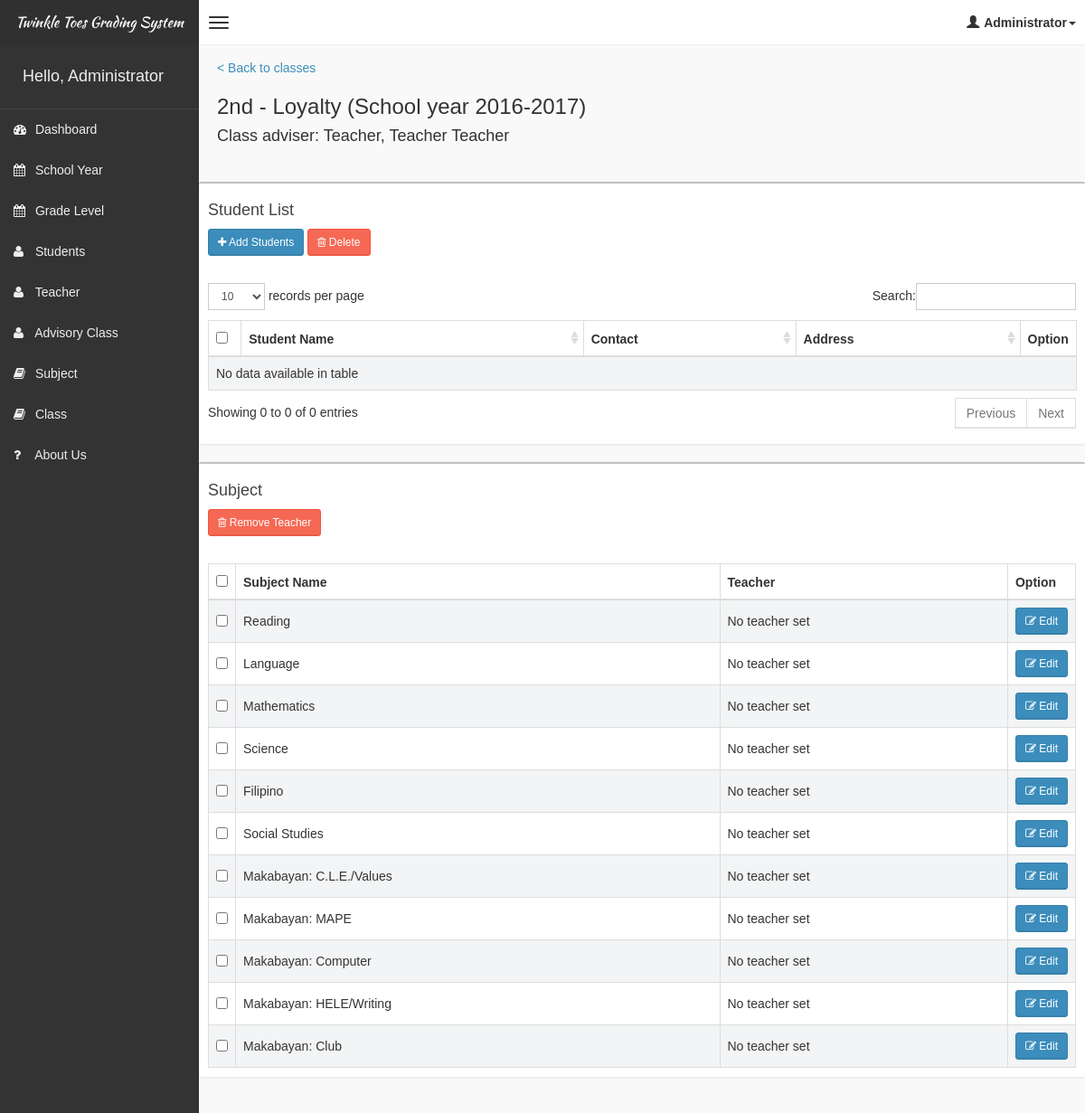
Page /system/pages/class/class-manage.php?classid=3 (signed in) on the committed database.
### tables this page shows
CREATE TABLE IF NOT EXISTS `tblclass` (
  `id` int(11) NOT NULL AUTO_INCREMENT,
  `classname` varchar(20) NOT NULL,
  `schoolyearid` int(11) NOT NULL,
  `yearlevelid` int(11) NOT NULL,
  PRIMARY KEY (`id`)
);

CREATE TABLE IF NOT EXISTS `tblyearlevel` (
  `id` int(11) NOT NULL AUTO_INCREMENT,
  `yearlevel` varchar(20) NOT NULL,
  `description` varchar(50) NOT NULL,
  PRIMARY KEY (`id`)
);

CREATE TABLE IF NOT EXISTS `tblschoolyear` (
  `id` int(11) NOT NULL AUTO_INCREMENT,
  `schoolyear` varchar(20) NOT NULL,
  PRIMARY KEY (`id`),
  UNIQUE KEY `schoolyear` (`schoolyear`)
);

CREATE TABLE IF NOT EXISTS `tblsubjects` (
  `id` int(11) NOT NULL AUTO_INCREMENT,
  `subjectname` varchar(50) NOT NULL,
  `description` varchar(50) NOT NULL,
  `yearlevelid` int(11) NOT NULL,
  PRIMARY KEY (`id`)
);

### system/pages/class/class-manage.php (shortened to what this page needs)
<!DOCTYPE html>
<html>
    <?php include('../head_css.php'); ?>
    <body class="skin-black">
        <?php
        include "../connection.php";
        ?>
        <?php include('../header.php'); ?>
        <?php
            if(isset($_GET["classid"])) {
                $val = $_GET["classid"];
            } else {$val = null;}
        ?>
        <div class="wrapper row-offcanvas row-offcanvas-left">
            <?php include('../sidebar-left.php'); ?>
            <?php if($val == null) {
                 echo "<h2 style='position:absolute;top:50%;left:50%;'>No advisory class</h2>";
                }
                else {
            ?>
            <?php
                $squery = mysqli_query($con, "SELECT *,CONCAT(t.lname, ', ', t.fname, ' ',t.mname) as tname, tblclass.id as classid, tblschoolyear.id as schoolyearid FROM tblclass left join tblschoolyear on tblschoolyear.id = tblclass.schoolyearid left join tblteacheradvisory on tblteacheradvisory.classid = tblclass.id left join tblteacher t on t.id = tblteacheradvisory.teacherid left join tblyearlevel on tblclass.yearlevelid = tblyearlevel.id WHERE tblclass.id = ".$val." LIMIT 1");
                while($row = mysqli_fetch_array($squery))
                {
                    $classname = $row['classname'];
                    $schoolyear = $row['schoolyear'];
                    $adviser = $row['tname'];
                    $yearlevel = $row['yearlevel'];
                    $yearlevelid = $row['yearlevelid'];
                }
            ?>
            <aside class="right-side">
                <section class="content-header">
                    <a href="../class/class.php">< Back to classes</a><br><br>
                    <h1>
                        <?php echo $yearlevel . ' - ' . $classname . " (School year " . $schoolyear . ")"; ?>
                    </h1>
                    <h4>Class adviser: <?php echo $adviser; ?></h4>
                </section>
                <section class="content">
                    <div class="row">
                            <div class="box">
                                <div class="box-header">
                                    <div style="padding:10px;">
                                        <h4>Student List</h4>
                                        <button class="btn btn-primary btn-sm" data-toggle="modal" data-target="#addStudentAdvisoryModal"><i class="fa fa-plus" aria-hidden="true"></i> Add Students</button>
                                        <button class="btn btn-danger btn-sm" data-toggle="modal" data-target="#deleteModal"><i class="fa fa-trash-o" aria-hidden="true"></i> Delete</button>
                                    </div>
                                </div>
                                <div class="box-body table-responsive">
                                <form method="post">
                                    <table id="table" class="table table-bordered table-striped">
                                        <thead>
                                            <tr>
                                                <th style="width: 20px !important;"><input type="checkbox" name="chk_delete[]" class="cbxMain" onchange="checkMain(this)" /></th>
                                                <th>Student Name</th>
                                                <th>Contact</th>
                                                <th>Address</th>
                                                <th style="width: 40px !important;">Option</th>
                                            </tr>
                                        </thead>
                                        <tbody>
                                        </tbody>
                                    </table>
                                    </form>
                                </div>
                            </div>
                            <div class="box">
                                <div class="box-header">
                                    <div style="padding:10px;">
                                        <h4>Subject</h4>
                                        <button class="btn btn-danger btn-sm" data-toggle="modal" data-target="#deleteSubjectTeacherModal"><i class="fa fa-trash-o" aria-hidden="true"></i> Remove Teacher</button>
                                    </div>
                                </div>
                                <div class="box-body table-responsive">
                                <form method="post">
                                    <table id="table" class="table table-bordered table-striped">
                                        <thead>
                                            <tr>
                                                <th style="width: 20px !important;"><input type="checkbox" name="chk_delete_subjectteacher[]" class="cbxMain" onchange="checkMainteachers(this)" /></th>
                                                <th>Subject Name</th>
                                                <th>Teacher</th>
                                                <th style="width: 40px !important;">Option</th>
                                            </tr>
                                        </thead>
                                        <tbody>
                                            <?php
                                            $squery = mysqli_query($con, "select *,CONCAT(tblteacher.lname, ', ', tblteacher.fname, ' ',tblteacher.mname) as tname, tblteacher.id as subjectteacherid, tblsubjects.id as subjectid, tblsubjectteacher.classid as classid from tblsubjects left join tblsubjectteacher on tblsubjectteacher.subjectid = tblsubjects.id left join tblteacher on tblteacher.id = tblsubjectteacher.teacherid where tblsubjects.yearlevelid = ".$yearlevelid);
                                            while($row = mysqli_fetch_array($squery))
                                            {
                                                if(is_null($row['tname'])){
                                                    $row['tname'] = "No teacher set";
                                                }
                                                if(!isset($row['classid']) or $row['classid'] == $val) {
                                                    echo '
                                                    <tr>
                                                        <td><input type="checkbox" name="chk_delete_subjectteacher[]" class="chk_delete chk_delete_subjectteacher" value="'.$row['subjectteacherid'].'" /></td>
                                                        <td>'.$row['subjectname'].'</td>
                                                        <td>'.$row['tname'].'</td>
                                                        <td style="white-space: nowrap"><button class="btn btn-primary btn-sm" data-target="#editModal'.$row['subjectid'].'" data-toggle="modal"><i class="fa fa-pencil-square-o" aria-hidden="true"></i> Edit</button></td>
                                                    </tr>
                                                    ';
                                                }
                                            }
                                            ?>
                                        </tbody>
                                    </table>
                                    </form>
                                </div>
                            </div>
                    </div>
                </section>
            </aside>
            <?php }?>
        </div>
    </body>
</html>

### system/pages/header.php (shortened to what this page needs)
<?php
 echo  '<header class="header">
          <a href="#" class="logo">
              Twinkle Toes Grading System
          </a>
          <nav class="navbar navbar-static-top" role="navigation">
              <a href="#" class="navbar-btn sidebar-toggle" data-toggle="offcanvas" role="button">
                  <span class="sr-only">Toggle navigation</span>
                  <span class="icon-bar"></span>
                  <span class="icon-bar"></span>
                  <span class="icon-bar"></span>
              </a>
              <div class="navbar-right">
                  <ul class="nav navbar-nav">
                      <li class="dropdown user user-menu">
                          <a href="#" class="dropdown-toggle" data-toggle="dropdown">
                              <i class="glyphicon glyphicon-user"></i>';
                              if($_SESSION['role'] == "Administrator"){
                                  $user = mysqli_query($con,"SELECT * from tbladmin where id = '".$_SESSION['userid']."' ");
                                  while($row = mysqli_fetch_array($user)){
                                      echo'<span>'.$row['accounttype'].'<i class="caret"></i></span>';
                                  }
                              }
                              elseif($_SESSION['role'] == "Teacher"){
                                  $user = mysqli_query($con,"SELECT * from tblteacher where id = '".$_SESSION['userid']."' ");
                                  while($row = mysqli_fetch_array($user)){
                                      $_SESSION['user'] = $row['fname'].' '.$row['lname'];
                                      echo'<span>'.$row['fname'].' '.$row['lname'].'<i class="caret"></i></span>';
                                  }
                              }
                              elseif($_SESSION['role'] == "Student"){
                                  $user = mysqli_query($con,"SELECT * from tblrealadmin where id = '".$_SESSION['userid']."' ");
                                  while($row = mysqli_fetch_array($user)){
                                      $_SESSION['user'] = $row['fname'].' '.$row['lname'];
                                      echo'<span>'.$row['fname'].' '.$row['lname'].'<i class="caret"></i></span>';
                                  }
                              }
                          echo '</a>
                          <ul class="dropdown-menu">
                              <li class="user-header bg-light-blue">
                                  <p>
                                      '.$_SESSION['user'].'
                                  </p>
                              </li>
                              <li class="user-footer">
                                  <div class="pull-left">
                                      <a href="#" class="btn btn-default btn-flat" data-toggle="modal" data-target="#editProfileModal">Edit Profile</a>
                                  </div>
                                  <div class="pull-right">
                                      <a href="../../logout.php" class="btn btn-default btn-flat">Sign out</a>
                                  </div>
                              </li>
                          </ul>
                      </li>
                  </ul>
              </div>
          </nav>
      </header>'; ?>

### system/pages/sidebar-left.php (shortened to what this page needs)
<?php
	echo '
	<aside class="left-side sidebar-offcanvas">
                <section class="sidebar">
                    <div class="user-panel">
                        <div class="pull-left info">
                            <h4>Hello, ';
                                if($_SESSION['role'] == "Administrator"){
                                    $user = mysqli_query($con,"SELECT * from tbladmin where id = '".$_SESSION['userid']."' ");
                                    while($row = mysqli_fetch_array($user)){
                                        echo $row['accounttype'];
                                    }
                                }
                                elseif($_SESSION['role'] == "Teacher"){
                                    $user = mysqli_query($con,"SELECT * from tblteacher where id = '".$_SESSION['userid']."' ");
                                    while($row = mysqli_fetch_array($user)){
                                        $_SESSION['user'] = $row['fname'].' '.$row['lname'];
                                        echo $row['fname'].' '.$row['lname'];
                                    }
                                }
                                elseif($_SESSION['role'] == "Student"){
                                    $user = mysqli_query($con,"SELECT * from tblrealadmin where id = '".$_SESSION['userid']."' ");
                                    while($row = mysqli_fetch_array($user)){
                                        $_SESSION['user'] = $row['fname'].' '.$row['lname'];
                                        echo $row['fname'].' '.$row['lname'] ;
                                    }
                                }
                                echo '
                            </h4>
                        </div>
                    </div>
                    <ul class="sidebar-menu">';
                        if($_SESSION['role'] == "Administrator"){
                            $query = mysqli_query($con,"SELECT classid from tblteacheradvisory WHERE teacherid =".$_SESSION['userid'].' LIMIT 1');
                            while($row = mysqli_fetch_array($query)) {
                                $classid = $row['classid'];
                            }
                            echo '
                            <li>
                                <a href="../dashboard/dashboard.php">
                                    <i class="fa  fa-dashboard"></i> <span>Dashboard</span>
                                </a>
                            </li>
                            <li>
                                <a href="../schoolyear/schoolyear.php">
                                    <i class="fa fa-calendar"></i> <span>School Year</span>
                                </a>
                            </li>
                            <li>
                                <a href="../yearlevel/yearlevel.php">
                                    <i class="fa fa-calendar"></i> <span>Grade Level</span>
                                </a>
                            </li>
                            <li>
                                <a href="../student/student.php">
                                    <i class="fa fa-user"></i> <span>Students</span>
                                </a>
                            </li>
                            <li>
                                <a href="../teacher/teacher.php">
                                    <i class="fa fa-user"></i> <span>Teacher</span>
                                </a>
                            </li>
                            <li>
                                <a href="../teacheradvisory/teacheradvisory.php">
                                    <i class="fa fa-user"></i> <span>Advisory Class</span>
                                </a>
                            </li>
                            <li>
                                <a href="../subject/subject.php">
                                    <i class="fa fa-book"></i> <span>Subject</span>
                                </a>
                            </li>
                            <li>
                                <a href="../class/class-manage.php?classid='.$classid.'">
                                    <i class="fa fa-book"></i> <span>Class</span>
                                </a>
                            </li>
                            <li>
                                 <a href="../aboutus.php">
                                    <i class="fa fa-question"></i> <span>About Us</span>
                                </a>
                            </li>';
                        }
                        echo'
                    </ul>
                </section>
            </aside>
	';
?>

### rows in the picture
tblclass: yearlevelid.yearlevel "2nd", classname "Loyalty", schoolyearid.schoolyear "2016-2017"
tblsubjects: subjectname "Reading", tname "No teacher set"
tblsubjects: subjectname "Language", tname "No teacher set"
tblsubjects: subjectname "Mathematics", tname "No teacher set"
tblsubjects: subjectname "Science", tname "No teacher set"
tblsubjects: subjectname "Filipino", tname "No teacher set"
tblsubjects: subjectname "Social Studies", tname "No teacher set"
tblsubjects: subjectname "Makabayan: C.L.E./Values", tname "No teacher set"
tblsubjects: subjectname "Makabayan: MAPE", tname "No teacher set"
tblsubjects: subjectname "Makabayan: Computer", tname "No teacher set"
tblsubjects: subjectname "Makabayan: HELE/Writing", tname "No teacher set"
tblsubjects: subjectname "Makabayan: Club", tname "No teacher set"

### other values in the picture
$row['accounttype'] "Administrator"
$adviser "Teacher, Teacher Teacher"
